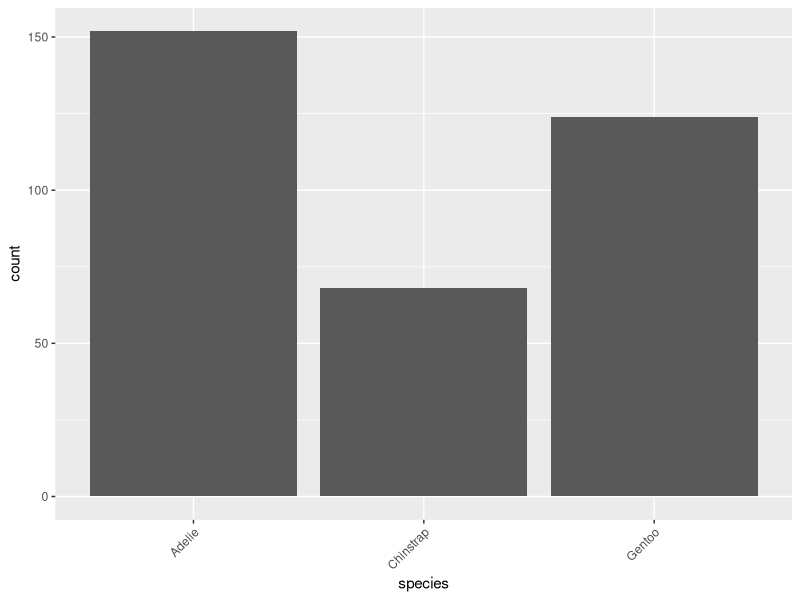
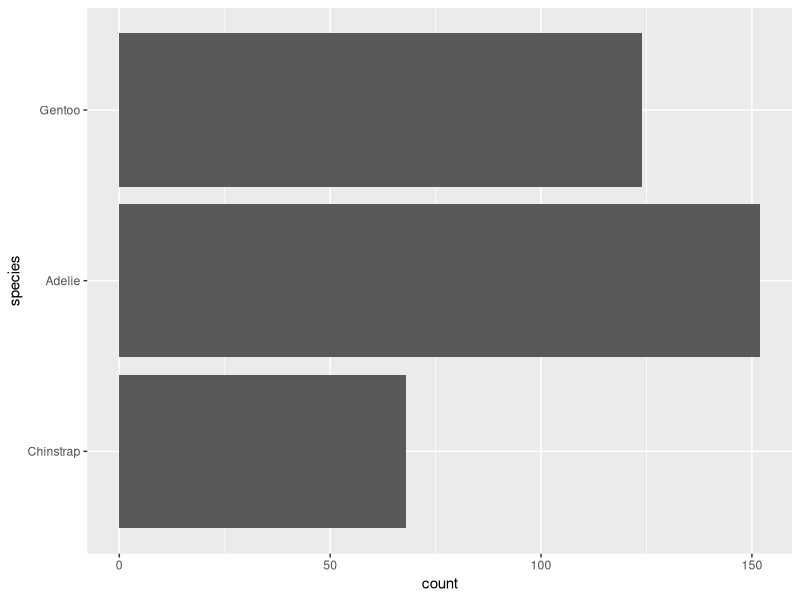

Here is the R script that generated these plots, in order:
## ---- chunk 1
library(tidyverse)
library (palmerpenguins)
## ---- chunk 2
penguins_df <- penguins
penguins_df
## ---- chunk 3
penguins_df %>%
  ggplot() +
    geom_bar(mapping = aes(x = species), stat = "count") + theme(axis.text.x = element_text(angle = 45, vjust = 1, hjust=1))
## ---- chunk 4
penguins_df %>%
  mutate(species = factor(species, levels = c("Chinstrap", "Adelie", "Gentoo"))) %>%
  group_by(species) %>%
  summarize(count = n()) %>%
  ggplot() + 
    geom_bar(mapping = aes(y = species, x = count), stat = "identity")

